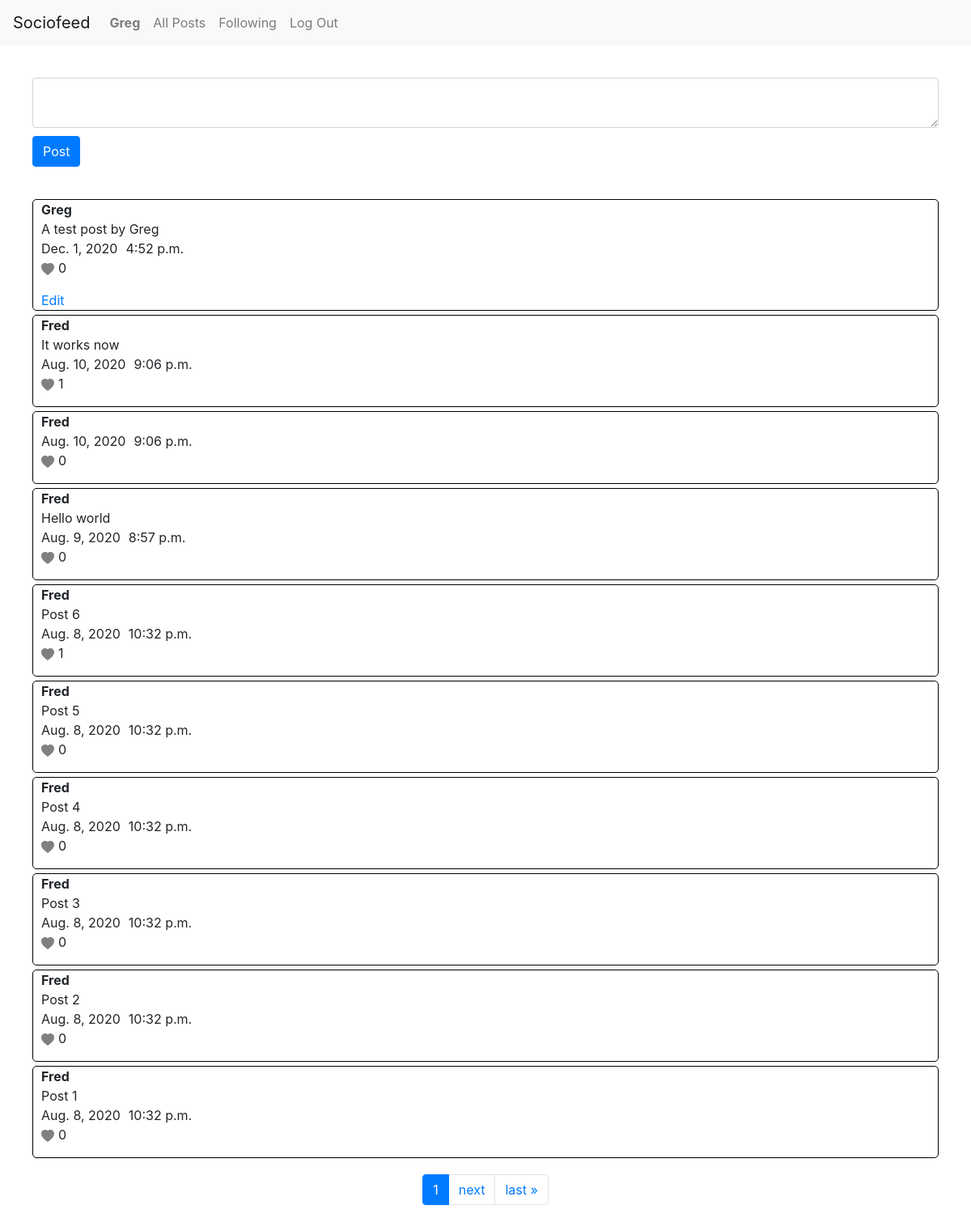
/ (signed in), run on an earlier commit of the app's database.
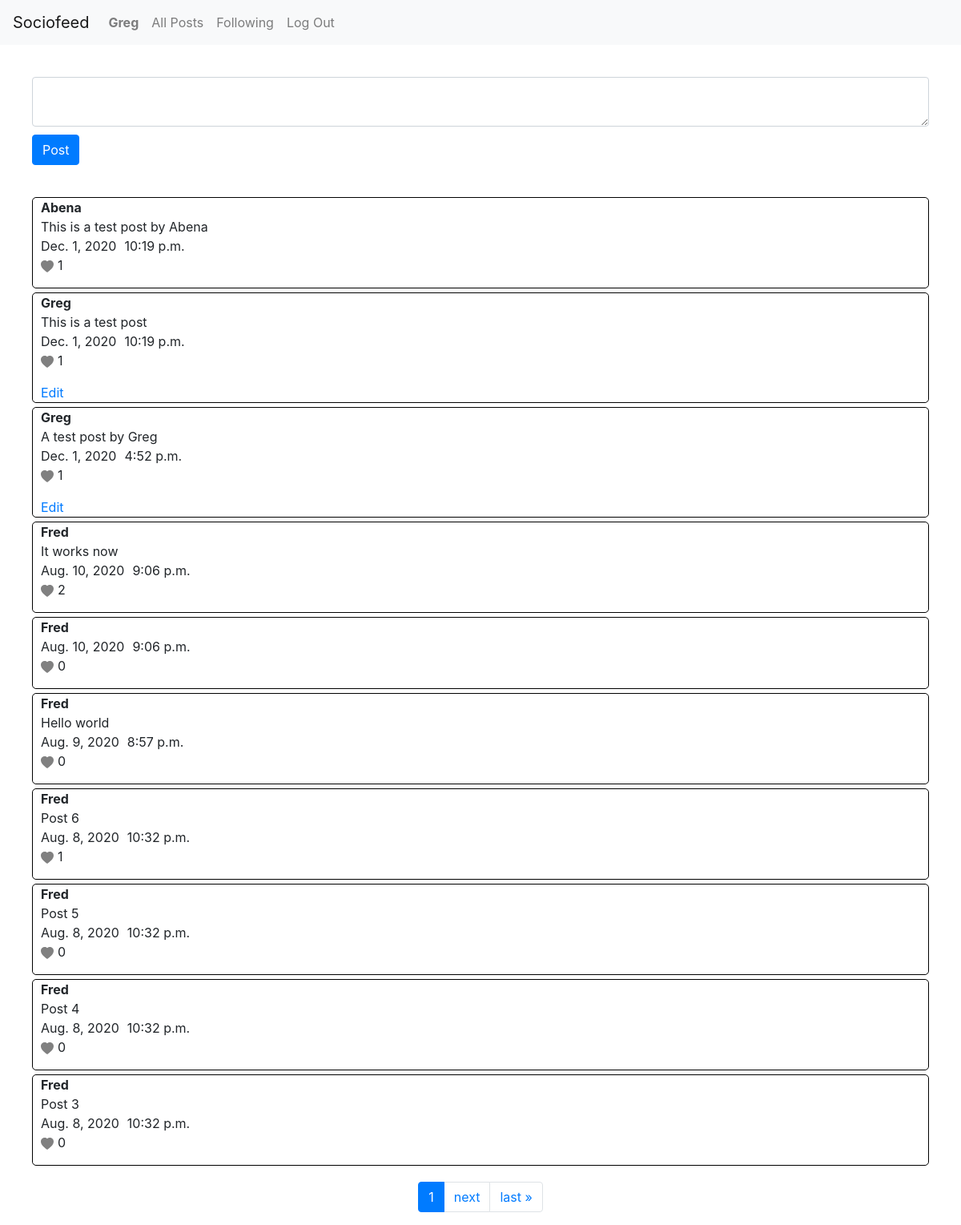
And on a later commit of the database.
### network/models.py (models this page shows, shortened)
class Post(models.Model):
    user = models.ForeignKey(User, on_delete=models.CASCADE)
    post = models.CharField(max_length=1000)
    date = models.DateField()
    time = models.TimeField()

class User(AbstractUser):
    pass

### network/views.py (the view)
# urls.py: path("", views.index, name="index"),
def index(request):
    if request.method == "POST":
        post = request.POST["post"]
        user = request.user
        Post.objects.create(user=user, post=post, date=d, time=t)
    if request.user.is_authenticated:
        post = Post.objects.all().order_by('-id')
        paginator = Paginator(post, 10)
        page_number = request.GET.get('page')
        post = paginator.get_page(page_number)
        return render(request, "network/index.html", {
            "post":post
        })
    else:
        return HttpResponseRedirect(reverse('login'))

### network/templatetags/custom_template_tags.py (called while the page is built)
@register.simple_tag
def post_liker(a, args):
    if args.likes.filter(user=a).exists():
        exists = True
    else:
        exists = False
    return exists

### network/templates/network/index.html (shortened to what this page needs)
{% extends "network/layout.html" %}
{% load custom_template_tags %}
{% block body %}
    <form id="form-group" class="form-group" action="{% url 'index' %}" method="POST">
        <textarea class="form-control" id="compose-area" name="post"></textarea>
        <button class="btn btn-primary">Post</button>
    </form>
    <div class="post-main">
        {% for i in post %}
            <div class="post-container">
                <div class="title-post">
                    <div class="title">{{ i.user|title }}</div>
                    <div class="post"> {{ i.post }} </div>
                </div>
                <div class="date-time">
                    <div class="date">{{ i.date }} </div>
                    <div class="time"> {{ i.time }} </div>
                </div>
                <div class="like">
                    <a class="like-link" id="like-{{ i.id }}" data-id="{{ i.id }}">
                        {% post_liker request.user i as likee %}
                        {% if likee == False %}
                        <svg id="b-{{ i.id }}" class="like-btn" width="1em" height="1em" viewBox="0 0 16 16" class="bi bi-heart-fill" fill="grey" xmlns="http://www.w3.org/2000/svg">
                            <path fill-rule="evenodd" d="M8 1.314C12.438-3.248 23.534 4.735 8 15-7.534 4.736 3.562-3.248 8 1.314z"/>
                        </svg>
                        {% else %}
                        <svg id="b-{{ i.id }}" class="like-btn" width="1em" height="1em" viewBox="0 0 16 16" class="bi bi-heart-fill" fill="red" xmlns="http://www.w3.org/2000/svg">
                            <path fill-rule="evenodd" d="M8 1.314C12.438-3.248 23.534 4.735 8 15-7.534 4.736 3.562-3.248 8 1.314z"/>
                        </svg>
                        {% endif %}
                    </a>
                    <p id="num-likes-{{ i.id }}" class="num-likes"> {{ i.likes.count}} </p>
                </div>
                <div class="edit">
                    {% if i.user == request.user %}
                        <a href="edit/{{ i.id }}">Edit</a>
                    {% endif %}
                </div>
            </div>
        {% endfor %}
    </div>
    <nav class="page-nav" aria-label="Page navigation example">
        <ul class="pagination">
                <li class="page-item active" aria-current="page">
                    <a class="page-link" href="?page={{ post.number }}">{{ post.number }} <span class="sr-only">(current)</span></a>
                </li>
            {% if post.has_next %}
                <li class="page-item"><a class="page-link" href="?page={{ post.next_page_number }}">next</a></li>
                <li class="page-item"><a class="page-link" href="?page={{ post.paginator.num_pages }}">last &raquo;</a></li>
            {% endif %}
        </ul>
    </nav>
{% endblock %}

What changed in the data, as far as the page shows it:
no longer on this page (row unchanged): Post: user "Fred", post "Post 2", date "Aug. 8, 2020", time "10:32 p.m.", likes.count "0"
no longer on this page (row unchanged): Post: user "Fred", post "Post 1", date "Aug. 8, 2020", time "10:32 p.m.", likes.count "0"
added Post: user "Abena", post "This is a test post by Abena", date "Dec. 1, 2020", time "10:19 p.m.", likes.count "1"
added Post: user "Greg", post "This is a test post", date "Dec. 1, 2020", time "10:19 p.m.", likes.count "1"
computed for Post "A test post by Greg": likes.count "0" → "1"
computed for Post "It works now": likes.count "1" → "2"
